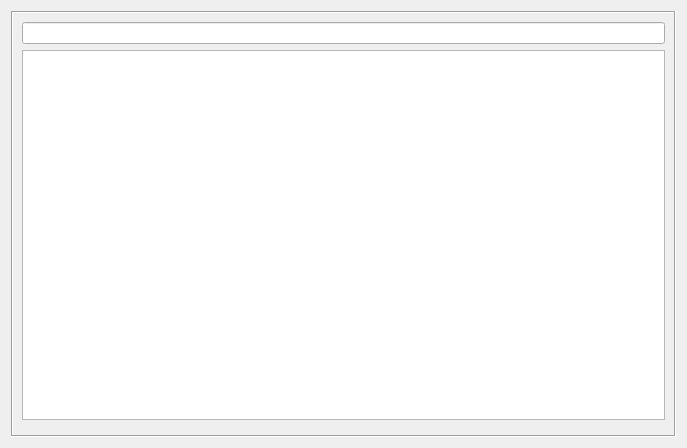
<?xml version="1.0" encoding="UTF-8"?>
<ui version="4.0">
 <class>RDishComment</class>
 <widget class="QDialog" name="RDishComment">
  <property name="geometry">
   <rect>
    <x>0</x>
    <y>0</y>
    <width>687</width>
    <height>448</height>
   </rect>
  </property>
  <property name="windowTitle">
   <string>Dialog</string>
  </property>
  <layout class="QVBoxLayout" name="verticalLayout">
   <item>
    <widget class="QFrame" name="frame">
     <property name="frameShape">
      <enum>QFrame::Box</enum>
     </property>
     <property name="frameShadow">
      <enum>QFrame::Sunken</enum>
     </property>
     <layout class="QVBoxLayout" name="verticalLayout_2">
      <item>
       <widget class="QLineEdit" name="leText"/>
      </item>
      <item>
       <widget class="QTableWidget" name="tblVariants"/>
      </item>
      <item>
       <widget class="RKeyboard" name="wKbd" native="true"/>
      </item>
     </layout>
    </widget>
   </item>
  </layout>
 </widget>
 <customwidgets>
  <customwidget>
   <class>RKeyboard</class>
   <extends>QWidget</extends>
   <header location="global">rkeyboard.h</header>
   <container>1</container>
  </customwidget>
 </customwidgets>
 <resources/>
 <connections/>
</ui>
